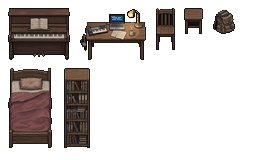
#> input picture assets/tilesets/boy_room_furniture.png, 256 x 160 px, found by its file name
$ python build_editable_tilesets.py
#> lines starting #> are read from the running program, lines starting #| are printed output that depends on the picture
#!/usr/bin/env python3
"""Assemble clean, strictly 32x32-aligned master editable tilesets and visual grid guides.

Builds:
  - assets/tilesets/house_furniture_atlas.png (320x256, 10x8 of 32x32)
  - assets/tilesets/house_furniture_tiles.json
  - assets/tilesets/house_props_atlas.png (256x64, 8x2 of 32x32)
  - assets/tilesets/house_props_tiles.json
  - assets/tilesets/guides/house_atlas_grid.png
  - assets/tilesets/guides/house_furniture_atlas_grid.png
  - assets/tilesets/guides/house_props_atlas_grid.png
"""
import json
from pathlib import Path
import numpy as np
from PIL import Image, ImageDraw, ImageFont

ROOT = Path("/home/allegro/allegro-the-game")
TS = ROOT / "assets/tilesets"
GUIDES = TS / "guides"
GUIDES.mkdir(parents=True, exist_ok=True)
T = 32


def build_furniture_atlas() -> tuple[np.ndarray, dict]:
    COLS, ROWS = 10, 8
    atlas = np.zeros((ROWS * T, COLS * T, 4), dtype=np.uint8)
    occupied = np.zeros((ROWS, COLS), dtype=bool)

    boy_furn = np.asarray(Image.open(TS / "boy_room_furniture.png").convert("RGBA"))
#> boy_furn is the input picture: shape (160, 256, 4); mean R, G, B, A 22.1, 16.9, 14.7, 70
    simple_desk = np.asarray(Image.open(TS / "simple_desk.png").convert("RGBA"))
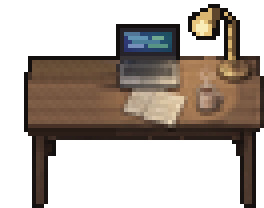
#> input picture assets/tilesets/simple_desk.png, 66 x 52 px, found by its file name (shown 4 times larger)
#> simple_desk is the input picture: shape (52, 66, 4); mean R, G, B, A 46.8, 37.6, 30.4, 120.5
    worn_piano = np.asarray(Image.open(TS / "upright_piano_worn.png").convert("RGBA"))
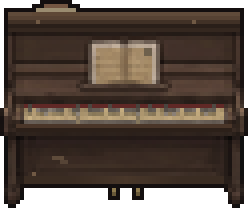
#> input picture assets/tilesets/upright_piano_worn.png, 62 x 52 px, found by its file name (shown 4 times larger)
#> worn_piano is the input picture: shape (52, 62, 4); mean R, G, B, A 60, 47, 38.2, 220.8
    kw_unit = np.asarray(Image.open(TS / "kitchen_wall_unit.png").convert("RGBA"))
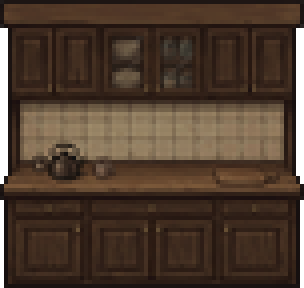
#> input picture assets/tilesets/kitchen_wall_unit.png, 76 x 72 px, found by its file name (shown 4 times larger)
#> kw_unit is the input picture: shape (72, 76, 4); mean R, G, B, A 69, 51.3, 37.9, 245.9
    k_table = np.asarray(Image.open(TS / "kitchen_table.png").convert("RGBA"))
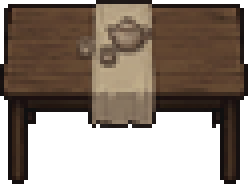
#> input picture assets/tilesets/kitchen_table.png, 62 x 46 px, found by its file name (shown 4 times larger)
#> k_table is the input picture: shape (46, 62, 4); mean R, G, B, A 60.2, 47, 36.4, 169.4
#> (the run stopped early here; a loop or call above may not have finished)
